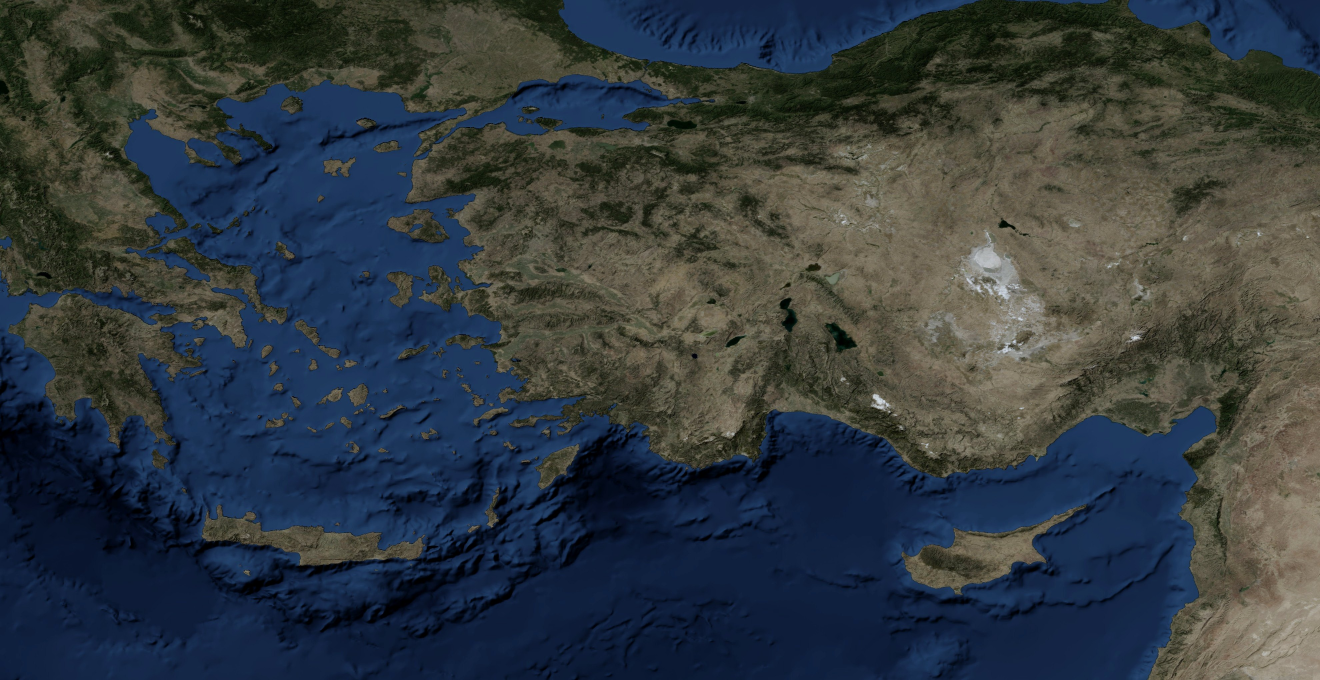
#> input picture REGION.jpg, 3960 x 2040 px, found by its file name (shown at 1/3 size)
$ python bake-mask.py
#> lines starting #> are read from the running program, lines starting #| are printed output that depends on the picture; after the words box and inside, x2 and y2 are one past the last pixel; in counts of white or black regions, pixels touching at a corner belong together
#!/usr/bin/env python3
"""
bake-mask.py  ->  Amenti.live/tools/bake-mask.py
================================================================================
WATER IS NOT A PROPERTY OF A PICTURE.

Until now `wet()` read REGION.jpg at draw time and tested blue minus red. That
works while the ground IS the NASA composite. It stops working the moment a
second skin exists — a wireframe, a terminal green, a black-on-white — because
the arithmetic means nothing on those and every sea route would run through
land SILENTLY, which is the worst kind of wrong.

So the mask is baked once, out of the ground that can be trusted, and every
skin reads the baked file. A skin then cannot change where the sea is.

WHAT THIS PRODUCES
    REGION-WATER.png    1452 x 748, white is water, black is land
    REGION-WATER.json   the bounds, the rule, the fixes applied, the date

AND IT CORRECTS THE RASTER. At 0.37 km per pixel a strait 1.2 km wide blurs
shut. MASK-FIXES.csv names each such place, which way it is wrong, and why —
so the correction is versioned and arguable rather than a tuned threshold
nobody can see.

    python3 tools/bake-mask.py .
================================================================================
"""
import csv, io, json, math, os, sys
import numpy as np
from PIL import Image
Image.MAX_IMAGE_PIXELS = None

ROOT = sys.argv[1] if len(sys.argv) > 1 else '.'
GROUND = os.path.join(ROOT, 'REGION.jpg')
FIXES  = os.path.join(ROOT, 'MASK-FIXES.csv')
OUT_P  = os.path.join(ROOT, 'REGION-WATER.png')
OUT_J  = os.path.join(ROOT, 'REGION-WATER.json')

# the theatre, as the prologue states it
LO0, LO1, LA0, LA1 = 21.0, 37.5, 33.5, 42.0
RULE = 'blue - red > 22'
GW, GH = 1452, 748                      # about 1 km a cell

def read_fixes(path):
    if not os.path.exists(path):
        return []
    raw = open(path, encoding='utf-8').read().split('\n')
    data = '\n'.join(l for l in raw if not l.startswith('#'))
    rows = [r for r in csv.reader(io.StringIO(data)) if r]
    head = rows[0]
    return [dict(zip(head, r)) for r in rows[1:]]

def main():
    im = Image.open(GROUND)
#> im is the input picture: PIL image 3960x2040 RGB; mean R, G, B 50.5, 58.6, 64
    W, H = im.size
#> W = 3960; H = 2040
    a = np.asarray(im).astype(int)
    wet = (a[:, :, 2] - a[:, :, 0]) > 22
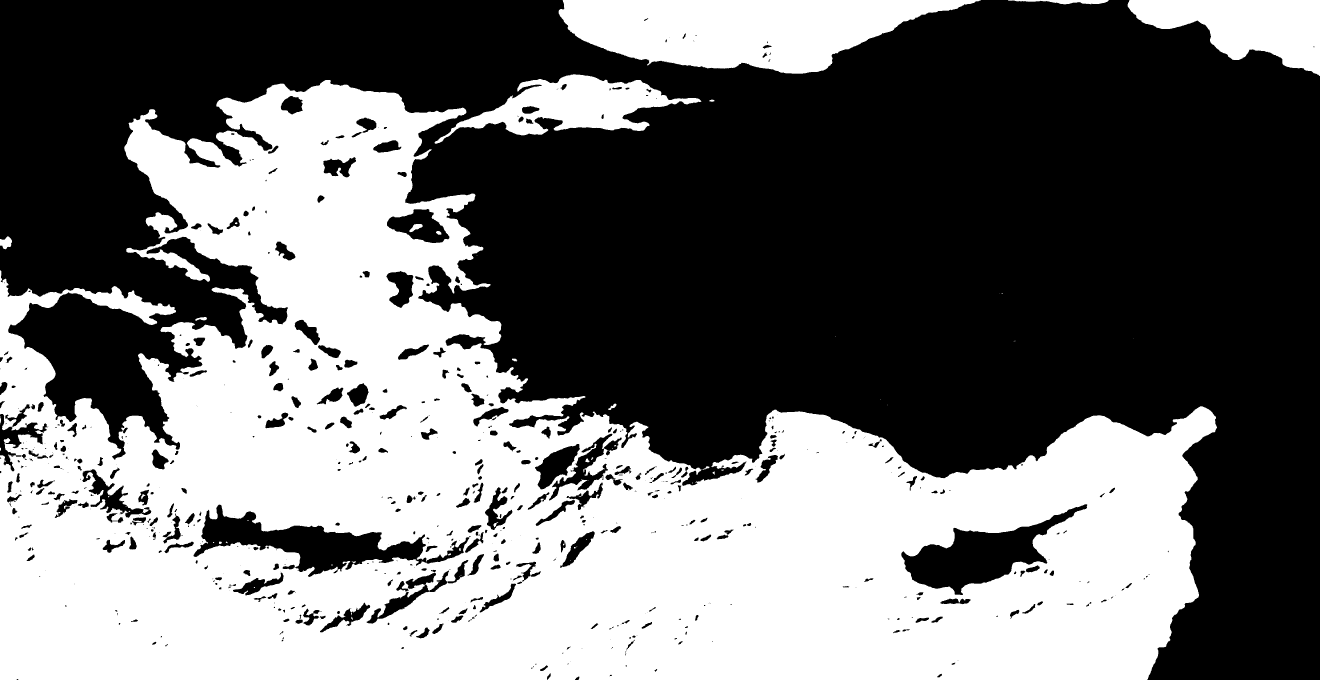
#> wet: shape (2040, 3960) bool (shown at 1/3 size); 43.9% white; 64 white regions (36 under 20 px), largest, box (x1, y1, x2, y2) and area: (0, 240, 3651, 2040) 3217547, (1676, 0, 2943, 221) 181369, (3383, 0, 3960, 228) 75878
    print('  %s  %d x %d  -> %.1f%% water at full resolution'
          % (os.path.basename(GROUND), W, H, 100 * wet.mean()))
#|   REGION.jpg  3960 x 2040  -> 43.9% water at full resolution

    # ── down to the grid, by majority, so a cell says what most of it is ──
    yi = np.linspace(0, H, GH + 1).astype(int)
#> yi = 749 values from 0 to 2040
    xi = np.linspace(0, W, GW + 1).astype(int)
#> xi = 1453 values from 0 to 3960
    m = np.zeros((GH, GW), bool)
    for j in range(GH):
        band = wet[yi[j]:yi[j + 1], :].astype(np.int32)
        ones = np.ones_like(band)
        num = np.add.reduceat(band, xi[:-1], axis=1).sum(axis=0)
        den = np.add.reduceat(ones, xi[:-1], axis=1).sum(axis=0)
        m[j] = (num / np.maximum(1, den)) >= 0.5
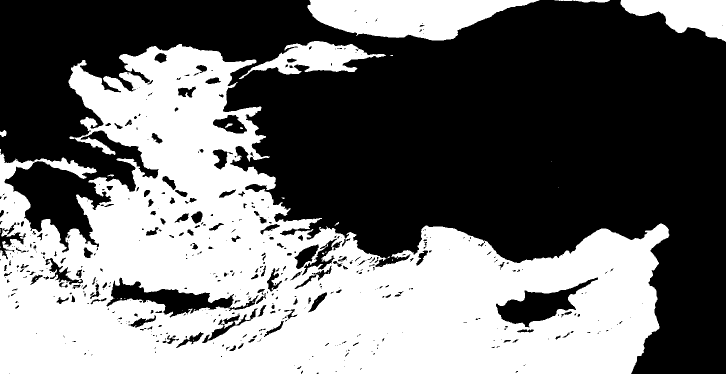
#> m: shape (748, 1452) bool (shown at 1/2 size); 44% white; 46 white regions (37 under 20 px), largest, box (x1, y1, x2, y2) and area: (0, 88, 1339, 748) 433288, (615, 0, 1079, 81) 24478, (1241, 0, 1452, 84) 10224
    print('  baked to %d x %d  -> %.1f%% water' % (GW, GH, 100 * m.mean()))
#|   baked to 1452 x 748  -> 44.0% water

    # ── the corrections ───────────────────────────────────────────────────
    applied = []
    km_lat = 110.57
    for fx in read_fixes(FIXES):
#> (reads MASK-FIXES.csv from the repository)
        pts = []
        for q in fx['path'].split('>'):
            c = q.split('|')
            pts.append((float(c[0]), float(c[1])))
        half = float(fx['width_km']) / 2.0
        val = (fx['kind'].strip() == 'open')
        touched = 0
        for k in range(len(pts) - 1):
            p, q = pts[k], pts[k + 1]
            steps = max(2, int(math.hypot((q[1] - p[1]) * 88, (q[0] - p[0]) * 111) / 0.3))
            for s in range(steps + 1):
                t = s / steps
                la = p[0] + (q[0] - p[0]) * t
                lo = p[1] + (q[1] - p[1]) * t
                km_lon = 111.32 * math.cos(math.radians(la))
                rj = int(half / km_lat / (LA1 - LA0) * GH) + 1
                ri = int(half / km_lon / (LO1 - LO0) * GW) + 1
                cj = int((LA1 - la) / (LA1 - LA0) * GH)
                ci = int((lo - LO0) / (LO1 - LO0) * GW)
                for dj in range(-rj, rj + 1):
                    for di in range(-ri, ri + 1):
                        jj, ii = cj + dj, ci + di
                        if 0 <= jj < GH and 0 <= ii < GW and m[jj, ii] != val:
                            m[jj, ii] = val
                            touched += 1
        applied.append({'name': fx['name'], 'kind': fx['kind'],
                        'cells': touched, 'note': fx['note']})
        print('  %-18s %-5s  %d cells  — %s'
              % (fx['name'], fx['kind'], touched, fx['note'][:52] + '…'))
#> m: shape (748, 1452) bool; 44% white; 45 white regions (37 under 20 px), largest, box (x1, y1, x2, y2) and area: (0, 82, 1339, 748) 442317, (615, 0, 1079, 81) 24478, (1241, 0, 1452, 84) 10224

    # ── say whether it actually opened ────────────────────────────────────
    try:
        from scipy import ndimage
        lab, n = ndimage.label(m, structure=np.ones((3, 3)))
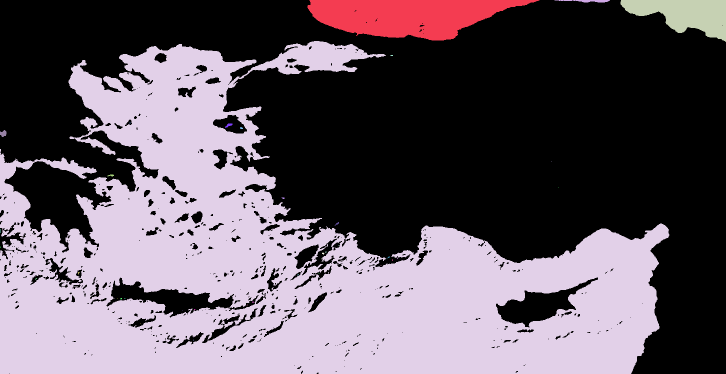
#> lab: shape (748, 1452) int32 (shown at 1/2 size); 46 distinct labels, from 0 to 45; one colour per label, 0 black
#> n = 45
        def comp(la, lo):
            return lab[int((LA1 - la) / (LA1 - LA0) * GH),
                       int((lo - LO0) / (LO1 - LO0) * GW)]
        main_sea = comp(37.80, 25.20)
#> main_sea = 4
        checks = [('Sea of Marmara', 40.70, 28.00),
                  ('inside Euboea', 38.5833, 23.4250),
                  ('the Kilikian gulf', 36.4083, 35.4833),
                  ('the Levantine', 34.60, 30.00)]
        print('  reachable by sea from the open Aegean:')
        for nm, la, lo in checks:
            c = comp(la, lo)
            print('    %-20s %s' % (nm, 'yes' if c == main_sea and c else 'NO'))
#> this loop made 4 passes
#|     Sea of Marmara       yes
#|     inside Euboea        yes
#|     the Kilikian gulf    yes
#|     the Levantine        yes
    except ImportError:
        print('  (scipy absent — connectivity not checked)')

    Image.fromarray((m * 255).astype('uint8'), 'L').convert('1').save(
        OUT_P, optimize=True)
    meta = {
        'ground': os.path.basename(GROUND),
        'bounds': {'lo0': LO0, 'lo1': LO1, 'la0': LA0, 'la1': LA1},
        'grid': {'w': GW, 'h': GH, 'about_km': round((LO1 - LO0) * 88 / GW, 2)},
        'rule': RULE,
        'water_fraction': round(float(m.mean()), 4),
        'fixes': applied,
        'baked': __import__('datetime').datetime.now(__import__('datetime').timezone.utc).isoformat(),
        'note': 'White is water. Every skin reads this, not its own pixels.'
    }
    open(OUT_J, 'w').write(json.dumps(meta, indent=2) + '\n')
    print('  wrote %s  %.0f KB' % (os.path.basename(OUT_P),
                                   os.path.getsize(OUT_P) / 1024))
    print('  wrote %s' % os.path.basename(OUT_J))

if __name__ == '__main__':
    main()
